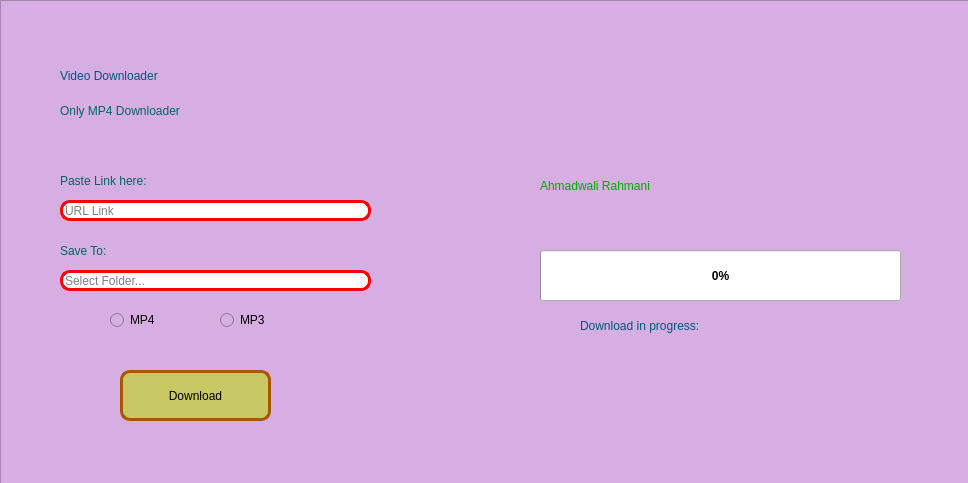
<?xml version="1.0" encoding="UTF-8"?>
<ui version="4.0">
 <class>MainWindow</class>
 <widget class="QMainWindow" name="MainWindow">
  <property name="geometry">
   <rect>
    <x>0</x>
    <y>0</y>
    <width>968</width>
    <height>483</height>
   </rect>
  </property>
  <property name="windowTitle">
   <string>MainWindow</string>
  </property>
  <widget class="QWidget" name="centralwidget">
   <widget class="QFrame" name="frame">
    <property name="geometry">
     <rect>
      <x>0</x>
      <y>0</y>
      <width>971</width>
      <height>491</height>
     </rect>
    </property>
    <property name="toolTipDuration">
     <number>-1</number>
    </property>
    <property name="autoFillBackground">
     <bool>true</bool>
    </property>
    <property name="styleSheet">
     <string notr="true">QFrame {
	background-color:rgb(215, 174, 225);
}</string>
    </property>
    <property name="inputMethodHints">
     <set>Qt::ImhNone</set>
    </property>
    <property name="frameShape">
     <enum>QFrame::StyledPanel</enum>
    </property>
    <property name="frameShadow">
     <enum>QFrame::Raised</enum>
    </property>
    <property name="lineWidth">
     <number>1</number>
    </property>
    <widget class="QLabel" name="label">
     <property name="geometry">
      <rect>
       <x>60</x>
       <y>40</y>
       <width>301</width>
       <height>71</height>
      </rect>
     </property>
     <property name="styleSheet">
      <string notr="true">QLabel{
	color:rgb(0, 85, 127);
	
	font: 87 18pt &quot;Segoe UI Black&quot;;


}</string>
     </property>
     <property name="text">
      <string>Video Downloader</string>
     </property>
    </widget>
    <widget class="QLabel" name="label_2">
     <property name="geometry">
      <rect>
       <x>60</x>
       <y>90</y>
       <width>201</width>
       <height>41</height>
      </rect>
     </property>
     <property name="styleSheet">
      <string notr="true">QLabel{
	color:rgb(0, 100, 100);
	
	font: 87 11pt &quot;Segoe UI Black&quot;;


}</string>
     </property>
     <property name="text">
      <string>Only MP4 Downloader</string>
     </property>
    </widget>
    <widget class="QLineEdit" name="lineEdit">
     <property name="geometry">
      <rect>
       <x>60</x>
       <y>200</y>
       <width>311</width>
       <height>21</height>
      </rect>
     </property>
     <property name="styleSheet">
      <string notr="true">QLineEdit {
	font: 7pt &quot;Lucida Fax&quot;;
	border-width:3px;
	border-radius:10px;
	border-color:red;
	border-style:solid;
	
} </string>
     </property>
     <property name="placeholderText">
      <string>URL Link</string>
     </property>
     <property name="clearButtonEnabled">
      <bool>true</bool>
     </property>
    </widget>
    <widget class="QLabel" name="label_3">
     <property name="geometry">
      <rect>
       <x>60</x>
       <y>160</y>
       <width>201</width>
       <height>41</height>
      </rect>
     </property>
     <property name="styleSheet">
      <string notr="true">QLabel{
	color:rgb(0, 100, 100);
	
	font: 87 11pt &quot;Segoe UI Black&quot;;


}</string>
     </property>
     <property name="text">
      <string>Paste Link here:</string>
     </property>
    </widget>
    <widget class="QLabel" name="label_4">
     <property name="geometry">
      <rect>
       <x>60</x>
       <y>230</y>
       <width>201</width>
       <height>41</height>
      </rect>
     </property>
     <property name="styleSheet">
      <string notr="true">QLabel{
	color:rgb(0, 100, 100);
	
	font: 87 11pt &quot;Segoe UI Black&quot;;


}</string>
     </property>
     <property name="text">
      <string>Save To:</string>
     </property>
    </widget>
    <widget class="QLineEdit" name="lineEdit_2">
     <property name="geometry">
      <rect>
       <x>60</x>
       <y>270</y>
       <width>311</width>
       <height>21</height>
      </rect>
     </property>
     <property name="styleSheet">
      <string notr="true">QLineEdit {
	font: 7pt &quot;Lucida Fax&quot;;
	border-width:3px;
	border-radius:10px;
	border-color:red;
	border-style:solid;
	
} </string>
     </property>
     <property name="placeholderText">
      <string>Select Folder...</string>
     </property>
     <property name="clearButtonEnabled">
      <bool>true</bool>
     </property>
    </widget>
    <widget class="QRadioButton" name="radioButton">
     <property name="geometry">
      <rect>
       <x>110</x>
       <y>310</y>
       <width>51</width>
       <height>20</height>
      </rect>
     </property>
     <property name="styleSheet">
      <string notr="true">QRadioButton {
	
	font: 75 9pt &quot;MS Shell Dlg 2&quot;;
	background-color:rgb(215, 174, 225);

}
QRadioButton::hover {
	
	color:red;
	

}</string>
     </property>
     <property name="text">
      <string>MP4</string>
     </property>
    </widget>
    <widget class="QRadioButton" name="radioButton_2">
     <property name="geometry">
      <rect>
       <x>220</x>
       <y>310</y>
       <width>51</width>
       <height>20</height>
      </rect>
     </property>
     <property name="styleSheet">
      <string notr="true">QRadioButton {
	
	font: 75 9pt &quot;MS Shell Dlg 2&quot;;
	background-color:rgb(215, 174, 225);

}
QRadioButton::hover {
	
	color:red;
	

}</string>
     </property>
     <property name="text">
      <string>MP3</string>
     </property>
    </widget>
    <widget class="QPushButton" name="pushButton">
     <property name="geometry">
      <rect>
       <x>120</x>
       <y>370</y>
       <width>151</width>
       <height>51</height>
      </rect>
     </property>
     <property name="styleSheet">
      <string notr="true">QPushButton {
	background-color:rgb(200, 200, 100);
	border-radius:10px;
	border-style:solid;
	border-width:3px;
	border-color:rgb(170, 85, 0);
	
	font: 10pt &quot;Ravie&quot;;
}

QPushButton::hover {
	background-color:rgb(170, 185, 255);

}
QPushButton::pressed {
	background-color:rgb(170, 185, 255);
	border-width:5px;
	font: 9pt &quot;Ravie&quot;;

}</string>
     </property>
     <property name="text">
      <string>Download</string>
     </property>
    </widget>
    <widget class="QProgressBar" name="progressBar">
     <property name="geometry">
      <rect>
       <x>540</x>
       <y>250</y>
       <width>361</width>
       <height>51</height>
      </rect>
     </property>
     <property name="font">
      <font>
       <weight>75</weight>
       <italic>false</italic>
       <bold>true</bold>
       <underline>false</underline>
       <strikeout>false</strikeout>
       <kerning>true</kerning>
      </font>
     </property>
     <property name="value">
      <number>0</number>
     </property>
    </widget>
    <widget class="QLabel" name="label_5">
     <property name="geometry">
      <rect>
       <x>580</x>
       <y>290</y>
       <width>301</width>
       <height>71</height>
      </rect>
     </property>
     <property name="styleSheet">
      <string notr="true">QLabel{
	color:rgb(0, 85, 127);
	
	font: 87 12pt &quot;Segoe UI Black&quot;;


}</string>
     </property>
     <property name="text">
      <string>Download in progress:</string>
     </property>
    </widget>
    <widget class="QLabel" name="label_6">
     <property name="geometry">
      <rect>
       <x>540</x>
       <y>150</y>
       <width>311</width>
       <height>71</height>
      </rect>
     </property>
     <property name="styleSheet">
      <string notr="true">QLabel{
	color:rgb(0, 170, 0);
	
	font: 87 18pt &quot;Matura MT Script Capitals&quot;;
	
	


}</string>
     </property>
     <property name="text">
      <string>Ahmadwali Rahmani</string>
     </property>
    </widget>
    <zorder>label_5</zorder>
    <zorder>label</zorder>
    <zorder>label_2</zorder>
    <zorder>label_3</zorder>
    <zorder>lineEdit</zorder>
    <zorder>label_4</zorder>
    <zorder>lineEdit_2</zorder>
    <zorder>radioButton</zorder>
    <zorder>radioButton_2</zorder>
    <zorder>pushButton</zorder>
    <zorder>progressBar</zorder>
    <zorder>label_6</zorder>
   </widget>
  </widget>
 </widget>
 <resources/>
 <connections/>
</ui>
